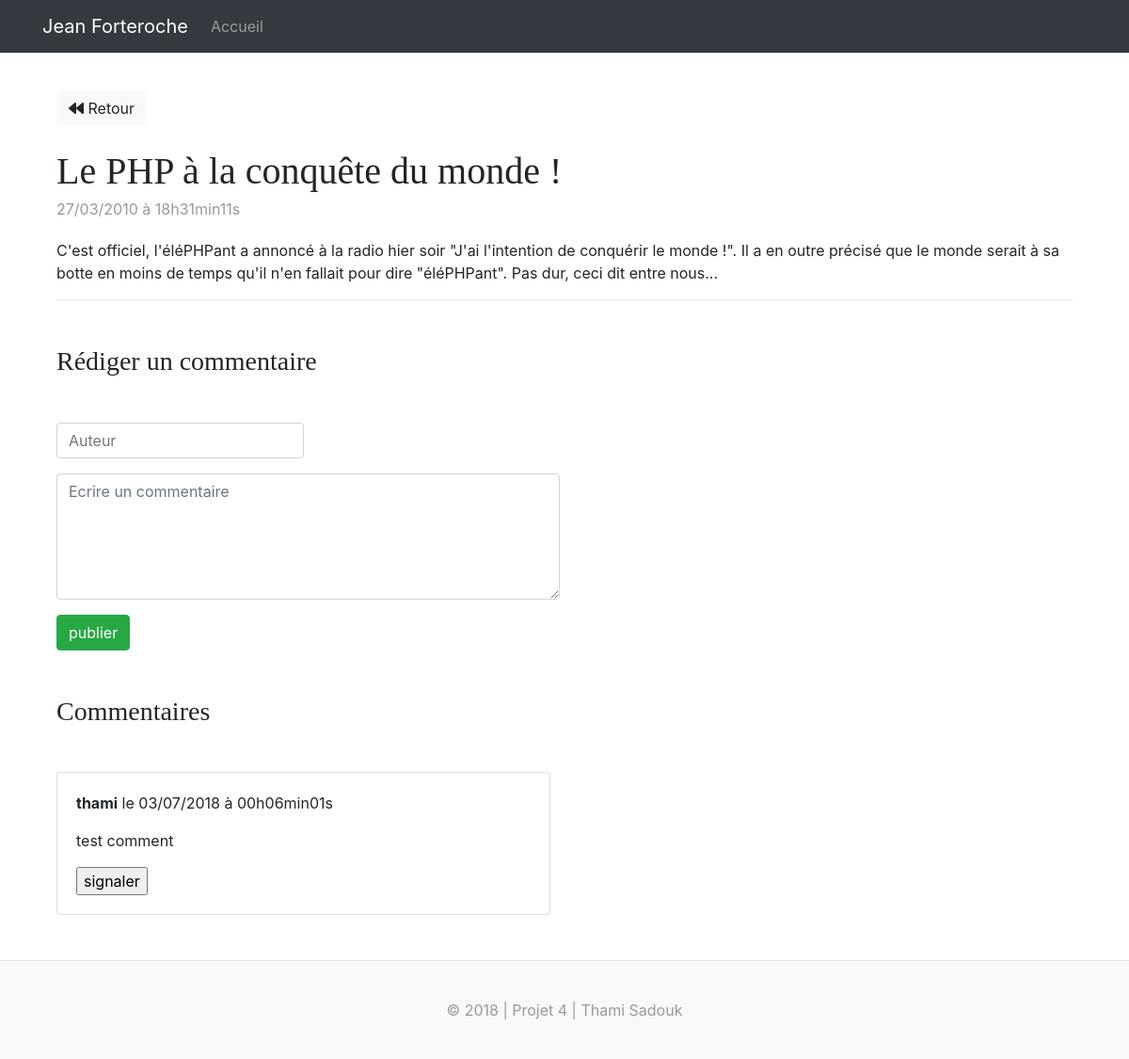
The page /postsController/showPost/2 on the database its author committed.
### tables this page shows
CREATE TABLE `posts` (
  `id` int(11) NOT NULL,
  `user_id` int(11) NOT NULL,
  `title` varchar(255) NOT NULL,
  `content` text NOT NULL,
  `creation_date` datetime NOT NULL
);

CREATE TABLE `comments` (
  `id` int(11) NOT NULL,
  `postId` int(11) NOT NULL,
  `author` varchar(255) NOT NULL,
  `comment` text NOT NULL,
  `commentDate` datetime NOT NULL,
  `signalement` tinyint(1) NOT NULL
);

### app/controllers/PostsController.php (called while the page is built, shortened)
<?php
class PostsController extends BaseController
{
    public function __construct()
    {
        $this->postModel = $this->loadModel('PostManager');
    }
    public function showPost($postId = null)
    {
        $post = $this->postModel->getPostById($postId);
        $comments = $this->postModel->getComments($postId);
        $data = [
            'post' => $post,
            'comments' => $comments
        ];
        $this->loadView('postView', $data, $this->dataForm);
    }
}

### app/libraries/Core.php (called while the page is built, shortened)
<?php
class Core
{
    protected $currentController = 'PostsController';
    protected $currentMethod = 'index';
    protected $params =[];
    protected $url;
    public function __construct()
    {
        $this->url = $this->getUrl();
        call_user_func_array([$this->currentController, $this->currentMethod], $this->params);
    }
    public function getUrl()
    {
        if(isset($_GET['url'])) {
            $url = rtrim($_GET['url'], '/');
            $url = filter_var($url, FILTER_SANITIZE_URL);
            $url = explode('/', $url);
            return $url;
        }
    }
    public function getController()
    {
        if(file_exists('../app/controllers/' . ucwords($this->url[0]). '.php')) {
            $this->currentController = ucwords($this->url[0]);
        }
        $this->currentController = new $Class;
    }
    public function getMethod()
    {
        if(isset($this->url[1])) {
            if(method_exists($this->currentController, $this->url[1])) {
                $this->currentMethod = $this->url[1];
            }
        }
    }
    public function getParams()
    {
        $this->params = $this->url ? array_values($this->url) : [];
    }
}

### public/index.php (called while the page is built, shortened)
<?php
$init = new \App\Libraries\Core();

### app/entity/Post.php (called while the page is built, shortened)
<?php
class Post
{
    private $id;
    private $title;
    private $content;
    private $creationDateFr;
    public function getId()
    {
        return $this->id;
    }
    public function setId($id)
    {
        $id = (int) $id;
        $this->id = $id;
    }
    public function getTitle()
    {
        return htmlspecialchars($this->title);
    }
    public function setTitle($title)
    {
        $this->title = $title;
    }
    public function getContent()
    {
        return $this->content;
    }
    public function setContent($content)
    {
        $this->content = $content;
    }
    public function getCreationDateFr()
    {
        return $this->creationDateFr;
    }
    public function setCreationDateFr($creationDateFr)
    {
        $this->creationDateFr = $creationDateFr;
    }
}

### app/libraries/Database.php (called while the page is built, shortened)
<?php
class Database
{
    private $host = DB_HOST;
    private $username = DB_USER;
    private $password = DB_PASS;
    private $dbname = DB_NAME;
    private function dbConnect()
    {
        $dsn = 'mysql:host=' . $this->host . ';dbname=' . $this->dbname;
        $options = [
            \PDO::ATTR_PERSISTENT => true,
            \PDO::ATTR_ERRMODE => \PDO::ERRMODE_EXCEPTION
        ];
        try
        {
            $this->pdo = new \PDO($dsn, $this->username, $this->password, $options);
            return $this->pdo;
        }
        catch(\Exception $e)
        {
            die('Erreur : ' .$e->getMessage());
        }
    }
}

### app/models/PostManager.php (called while the page is built, shortened)
<?php
class PostManager extends Database
{
    public function getPostById($postId)
    {
        $req = $this->pdo->prepare('
            SELECT id, user_id
            AS userId, title, content, DATE_FORMAT(creation_date, \'%d/%m/%Y à %Hh%imin%ss\') creationDateFr
            FROM posts WHERE id = ?');
        $req->execute(array($postId));
        $data = $req->fetch();
        if(!is_bool($data)) {
            $post =  new Post($data);
            return $post;
        }
        return $data;
    }
    public function getComments($postId)
    {
        $comments = [];
        $stmt = $this->pdo->prepare('
          SELECT id, author, comment, DATE_FORMAT(commentDate, \'%d/%m/%Y à %Hh%imin%ss\')
          AS commentDateFr, signalement
          FROM comments
          WHERE postId = ?
          ORDER BY commentDateFr DESC
');
        $stmt->execute(array($postId));
        while ($data = $stmt->fetch()) {
            $comments[] = new Comment($data);
        }
        return $comments;
    }
}

### app/entity/Comment.php (called while the page is built, shortened)
<?php
class Comment
{
    private $author;
    private $comment;
    private $commentDateFr;
    private $signalement;
    public function getAuthor()
    {
        return htmlspecialchars($this->author);
    }
    public function setAuthor($author)
    {
        $this->author = $author;
    }
    public function getComment()
    {
        return htmlspecialchars($this->comment);
    }
    public function setComment($comment)
    {
        $this->comment = $comment;
    }
    public function getCommentDateFr()
    {
        return $this->commentDateFr;
    }
    public function setCommentDateFr($commentDateFr)
    {
        $this->commentDateFr = $commentDateFr;
    }
    public function getSignalement()
    {
        return $this->signalement;
    }
    public function setSignalement($signalement)
    {
        $this->signalement = $signalement;
    }
}

### app/views/postView.php (the view, shortened to what this page needs)
<div class="col">
<a href="<?= URLROOT; ?>" class="btn btn-light my-4"><i class="fas fa-backward"></i> Retour</a>
<div class="blog-post mb-3">
    <h2 class="blog-post-title"><?= $data['post']->getTitle(); ?></h2>
    <p class="blog-post-meta"><?= $data['post']->getCreationDateFr(); ?></p>
    <p><?= $data['post']->getContent(); ?><br></p>
</div>
<hr>
    <h3 class="my-5">Rédiger un commentaire</h3>
    <form action="<?= URLROOT; ?>/postsController/showPost/<?= $data['post']->getId(); ?>" method="post">
        <div class="form-row form-group">
            <div class="col-sm-3">
                <input id="author" type="text" name="author" class="form-control <?= (!empty($dataForm['author_err'])) ? 'is-invalid' : ''; ?>" value="<?= $dataForm['author']; ?>" placeholder="Auteur">
            </div>
        </div>
        <div class="form-row form-group">
            <div class="col-sm-6">
                <textarea id="comment" name="comment" rows="5" placeholder="Ecrire un commentaire" class="form-control <?= (!empty($dataForm['comment_err'])) ? 'is-invalid' : ''; ?>"><?= $dataForm['comment']; ?></textarea>
            </div>
        </div>
        <input type="submit" class="btn btn-success" value="publier">
    </form>
</div>
<div class="blog-post my-5">
    <div class="col-md-6">
    <h3>Commentaires</h3>
        <?php foreach ($data['comments'] as $comment) : ?>
            <div class="card card-body my-5">
                <p><strong><?= $comment->getAuthor();  ?></strong> le <?= $comment->getCommentDateFr(); ?></p>
                <p><?= $comment->getComment(); ?></p>
                <?php if($comment->getSignalement()) : ?>
                    <strong>Ce commentaire est signalé</strong>
                <?php else: ?>
                    <form action="<?= URLROOT; ?>/postsController/showPost/<?= $data['post']->getId(); ?>" method="post">
                        <input type="submit" value="signaler">
                    </form>
                <?php endif; ?>
            </div>
        <?php endforeach; ?>
    </div>
</div>
    <?php require('template.php'); ?>

### public/css/custom.css (style rules this page uses)
h1, h2, h3, h4, h5, h6 { font-family: "Playfair Display", Georgia, "Times New Roman", serif; }
.blog-post { margin-bottom: 4rem; }
.blog-post-title { margin-bottom: .25rem; font-size: 2.5rem; }
.blog-post-meta { margin-bottom: 1.25rem; color: #999; }

### rows shown on the page
posts: title "Le PHP à la conquête du monde !", content "C'est officiel, l'éléPHPant a annoncé à la radio hier soir \"J'ai l'intention de conquérir le monde !\". Il a en outre précisé que le monde serait à sa botte en moins de temps qu'il n'en fallait pour dire \"éléPHPant\". Pas dur, ceci dit entre nous..."
comments: author "thami", CommentDateFr "03/07/2018 à 00h06min01s", comment "test comment"

### other values the page prints
SITENAME "Jean Forteroche"
$data['post']->getCreationDateFr() "27/03/2010 à 18h31min11s"
